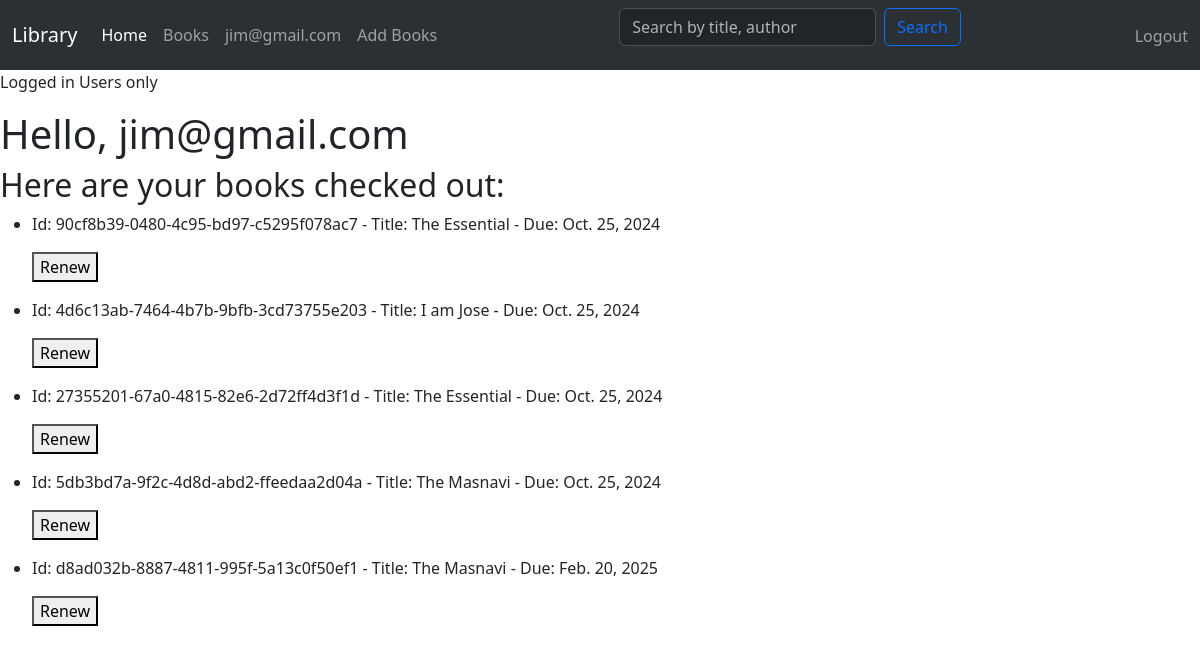
The app's page /my_view/ (signed in) with its own data.
### catalog/models.py (models this page shows, shortened)
class BookInstance(models.Model):
    id = models.UUIDField(primary_key=True,default=uuid.uuid4)
    book = models.ForeignKey('Book',on_delete=models.RESTRICT,null=True)
    imprint = models.CharField(max_length=200)
    due_back = models.DateField(null=True,blank=True)
    borrower = models.ForeignKey(User,on_delete=models.SET_NULL,null=True)
    LOAN_STATUS = (
        ('m','Maintenance'),
        ('o','On Loan'),
        ('a','Available'),
        ('r','Reserved')
    )
    status = models.CharField(max_length=1,choices=LOAN_STATUS,blank=True,default='m')
    class Meta:
        ordering = ['due_back']

class Book(models.Model):
    title = models.CharField(max_length=200, db_index=True)
    author = models.ForeignKey('Author', on_delete=models.SET_NULL, null=True)
    summary = models.TextField(max_length=600, null=True)
    isbn = models.CharField('ISBN', max_length=13, unique=True)
    genre = models.ManyToManyField(Genre)
    language = models.ForeignKey('Language', on_delete=models.SET_NULL, null=True)

### catalog/views.py (the view)
# urls.py: path('my_view/', views.CheckedOutBooksByUserView.as_view(), name='my_view'),
class CheckedOutBooksByUserView(LoginRequiredMixin,ListView):
    model = BookInstance
    template_name = 'catalog/my_view.html'
    paginate_by = 5 #5 book instances per page
    def get_queryset(self):
        return BookInstance.objects.filter(borrower=self.request.user).order_by('due_back')

### catalog/templates/catalog/my_view.html (shortened to what this page needs)
{% extends "catalog/index.html" %}
{% block content %}
<p>Logged in Users only</p>
<h1> Hello, {{ user.get_username }} </h1>
<h2>Here are your books checked out:</h2>
{% for book_instance in bookinstance_list %}
<ul>
    <li>
        <p>Id: {{ book_instance.id }} - Title: {{ book_instance.book.title }} - Due: {{ book_instance.due_back }}</p>
        <form action="{% url 'catalog:renew_book' book_instance.id %}" method="post">
            <button type="submit">Renew</button>
        </form>
    </li>
</ul>
{% endfor %}
{% endblock content %}

### catalog/templates/catalog/index.html (shortened to what this page needs)
<html lang="en">
<head>
    <link href="https://cdn.jsdelivr.net/npm/bootstrap@5.3.3/dist/css/bootstrap.min.css" rel="stylesheet">
</head>
<body>
    <nav class="navbar navbar-expand-lg bg-body-tertiary" data-bs-theme="dark">
        <div class="container-fluid">
            <a class="navbar-brand" href="{% url 'catalog:index' %}">Library</a>
            <div class="collapse navbar-collapse" id="navbarNav">
                <ul class="navbar-nav">
                    <li class="nav-item">
                        <a class="nav-link active" aria-current="page" href="{% url 'catalog:index' %}">Home</a>
                    </li>
                    <li class="nav-item">
                        <a class="nav-link" href=" {% url 'catalog:book_list' %}">Books</a>
                    </li>
                    <li class="nav-item">
                        <a class="nav-link" href="{% url 'catalog:my_view' %}">{{user.get_username}}</a>
                    </li>
                    <li class="nav-item">{% if user.is_authenticated %}
                        <a class="nav-link"  href="{% url 'catalog:create_book' %}"aria-disabled="true">Add Books</a>
                        {% else %}
                        <a class="nav-link disabled" aria-disabled="true">Add Books</a>
                    </li>
                    {% endif %}
                </ul>
            <form action="{% url 'catalog:search_results' %}" method="get" class="d-flex ms-auto">
                <input type="text" name="q" placeholder="Search by title, author" class="form-control me-2">
                <button type="submit" class="btn btn-outline-primary">Search</button>
            </form>
                <div class="ms-auto">
                    <ul class="navbar-nav">
                        <li class="nav-item">
                            {% if user.is_authenticated %}
                            <form action="{% url 'logout' %}" method="post" style="display:inline;">
                                <button type="submit" class="btn btn-link nav-link" style="display:inline; padding:0; background:none; border:none;">Logout</button>
                            </form>
                            {% else %}
                            <a class="nav-link" href="{% url 'login' %}">Login</a>
                            {% endif %}
                        </li>
                    </ul>
                </div>
            </div>
        </div>
    </nav>
    {% block content %}{% endblock content %}
</html>

### records on screen
BookInstance: id "90cf8b39-0480-4c95-bd97-c5295f078ac7", book "The Essential", due_back "Oct. 25, 2024"
BookInstance: id "4d6c13ab-7464-4b7b-9bfb-3cd73755e203", book "I am Jose", due_back "Oct. 25, 2024"
BookInstance: id "27355201-67a0-4815-82e6-2d72ff4d3f1d", book "The Essential", due_back "Oct. 25, 2024"
BookInstance: id "5db3bd7a-9f2c-4d8d-abd2-ffeedaa2d04a", book "The Masnavi", due_back "Oct. 25, 2024"
BookInstance: id "d8ad032b-8887-4811-995f-5a13c0f50ef1", book "The Masnavi", due_back "Feb. 20, 2025"

### other values on screen
{{ user.get_username }} "jim@gmail.com"
